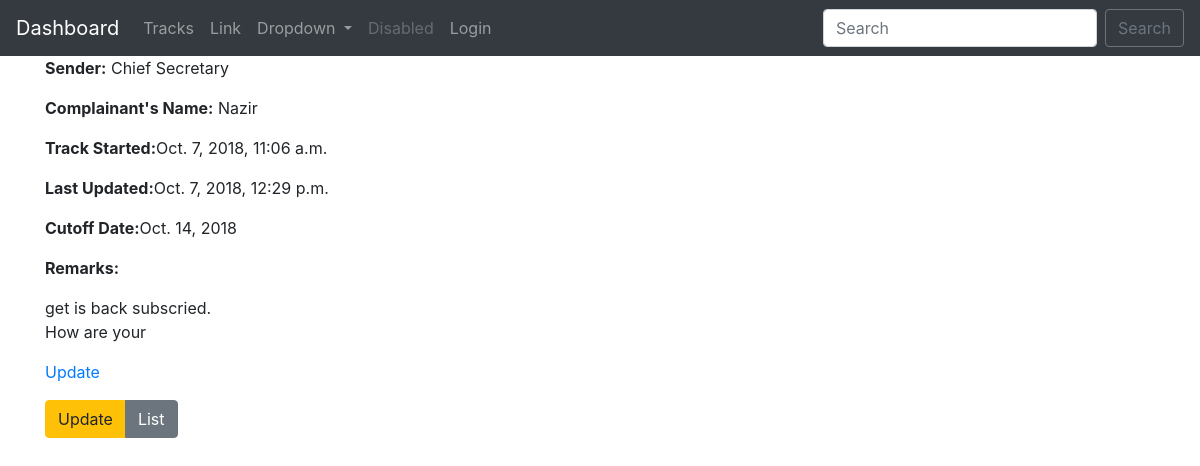
The page /tracks/1/ on the database its author committed.
### tracks/models.py (models this page shows, shortened)
class Track(models.Model):
    sender = models.ForeignKey(Sender, on_delete=models.SET_NULL, null=True)
    r_from = models.CharField(max_length=100, verbose_name='Received From')
    c_name = models.CharField(max_length=100, verbose_name='Complainant Name')
    c_address = models.CharField(max_length=250, verbose_name='Complainant Address')
    gist = models.TextField(null=True)
    assignee = models.ForeignKey(settings.AUTH_USER_MODEL, on_delete=models.SET_NULL, null=True)
    cutoff_date = models.DateField()
    remarks = models.TextField(null=True, blank=True)
    created = models.DateTimeField(auto_now_add=True)
    updated = models.DateTimeField(auto_now=True)

class Sender(models.Model):
    name = models.CharField(max_length=100)
    short_name = models.CharField(max_length=60, null=True)
    phone = models.CharField(max_length=100, null=True, blank=True)
    fax = models.CharField(max_length=100, null=True, blank=True)
    cell = models.CharField(max_length=100, null=True, blank=True)
    address = models.CharField(max_length=250, null=True, blank=True)

### tracks/views.py (the view)
# urls.py: path('<int:pk>/', TrackDetail.as_view(), name='detail'),
class TrackDetail(DetailView):
    model = Track

### accounts/templatetags/nav_active.py (called while the page is built)
@register.simple_tag
def nav_active(request, url):
    url_name = resolve(request.path).url_name
    if url_name == url:
        return "active"
    return ""

### tracks/templates/tracks/track_detail.html
{% extends 'base.html' %}
{% block content %}
    <p><strong> Sender:</strong> {{ object.sender.name }}</p>
    <P><strong> Complainant's Name:</strong> {{ object.c_name|title }}</P>
    <P><strong> Track Started:</strong>{{ object.created }}</P>
    <P><strong> Last Updated:</strong>{{ object.updated }}</P>
    <p><strong> Cutoff Date:</strong>{{ object.cutoff_date|date }}</p>
    <p><strong> Remarks:</strong>{{ object.remarks|linebreaks }}</p>
    <p><a href="{% url 'tracks:update' object.pk %}">Update</a></p>
    <div class="btn-group" role="group" aria-label="Basic example">
        <a class="btn btn-warning" href="{% url 'tracks:update' object.pk %}">Update</a>
        <a class="btn btn-secondary" href="{% url 'tracks:list' %}">List</a>
    </div>
{% endblock %}

### rows shown on the page
Track: sender.name "Chief Secretary", c_name "Nazir", created "Oct. 7, 2018, 11:06 a.m.", updated "Oct. 7, 2018, 12:29 p.m.", cutoff_date "Oct. 14, 2018", remarks "get is back subscried. How are your"
